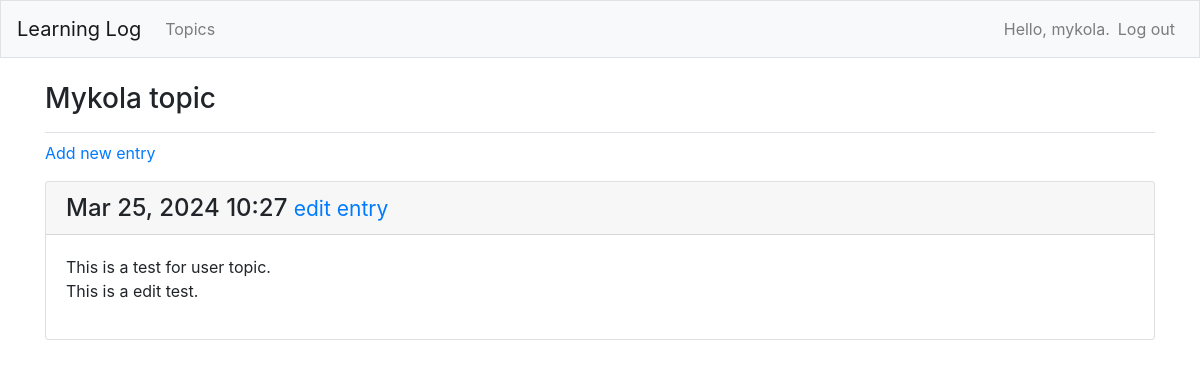
/topics/5/ (signed in), run on an earlier commit of the app's database.
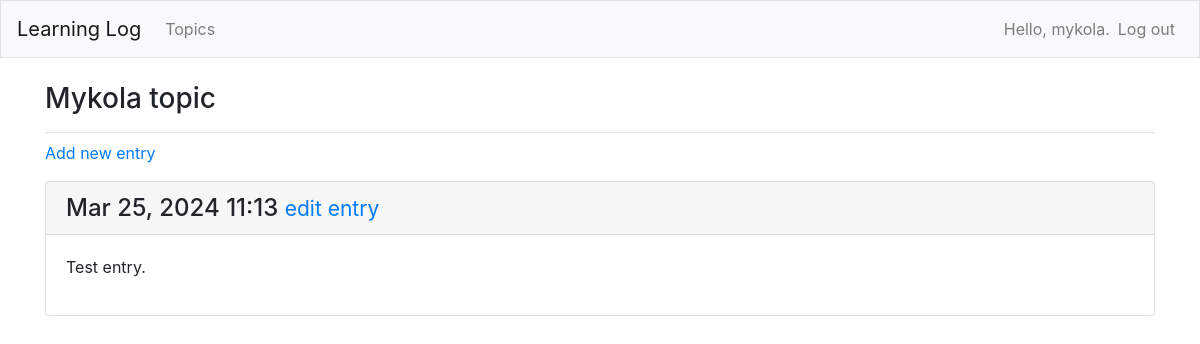
And on a later commit of the database.
### learning_logs/models.py (models this page shows, shortened)
class Entry(models.Model):
    topic = models.ForeignKey(Topic, on_delete=models.CASCADE)
    text = models.TextField()
    date_added = models.DateTimeField(auto_now_add=True)
    class Meta:
        verbose_name_plural = 'entries'

### learning_logs/views.py (the view)
# urls.py: path('topics/<int:topic_id>/', views.topic, name='topic'),
@login_required
def topic(request, topic_id):
    topic = Topic.objects.get(id=topic_id)
    check_topic_owner(request, topic)
    entries = topic.entry_set.order_by('-date_added')
    context = {'topic': topic, 'entries':entries}
    return render(request, 'learning_logs/topic.html', context)

### learning_logs/models.py (called while the page is built)
    def __str__(self):
        return self.text

### learning_logs/views.py (called while the page is built)
def check_topic_owner(request, topic):
    if topic.owner != request.user:
        raise Http404

### learning_logs/templates/learning_logs/topic.html
{% extends 'learning_logs/base.html' %}
{% block page_header %}
    <h3>{{ topic }}</h3>
{% endblock page_header %}
{% block content %}
<p>
    <a href="{% url 'learning_logs:new_entry' topic.id %}">Add new entry</a>
<p>
{% for entry in entries %}
    <div class="card mb-3">
        <h4 class="card-header">
            {{ entry.date_added|date:'M d, Y H:i' }}
            <small><a href="{% url 'learning_logs:edit_entry' entry.id %}">
                edit entry</a></small>
        </h4>
        <div class="card-body">
            {{ entry.text|linebreaks}}
        </div>
    </div>
{% empty %}
    <p>There are no entries for topic yet.</p>
{% endfor %}
{% endblock content %}

What changed in the data, as far as the page shows it:
removed Entry: date_added "Mar 25, 2024 10:27", text "This is a test for user topic. This is a edit test."
added Entry: date_added "Mar 25, 2024 11:13", text "Test entry."
